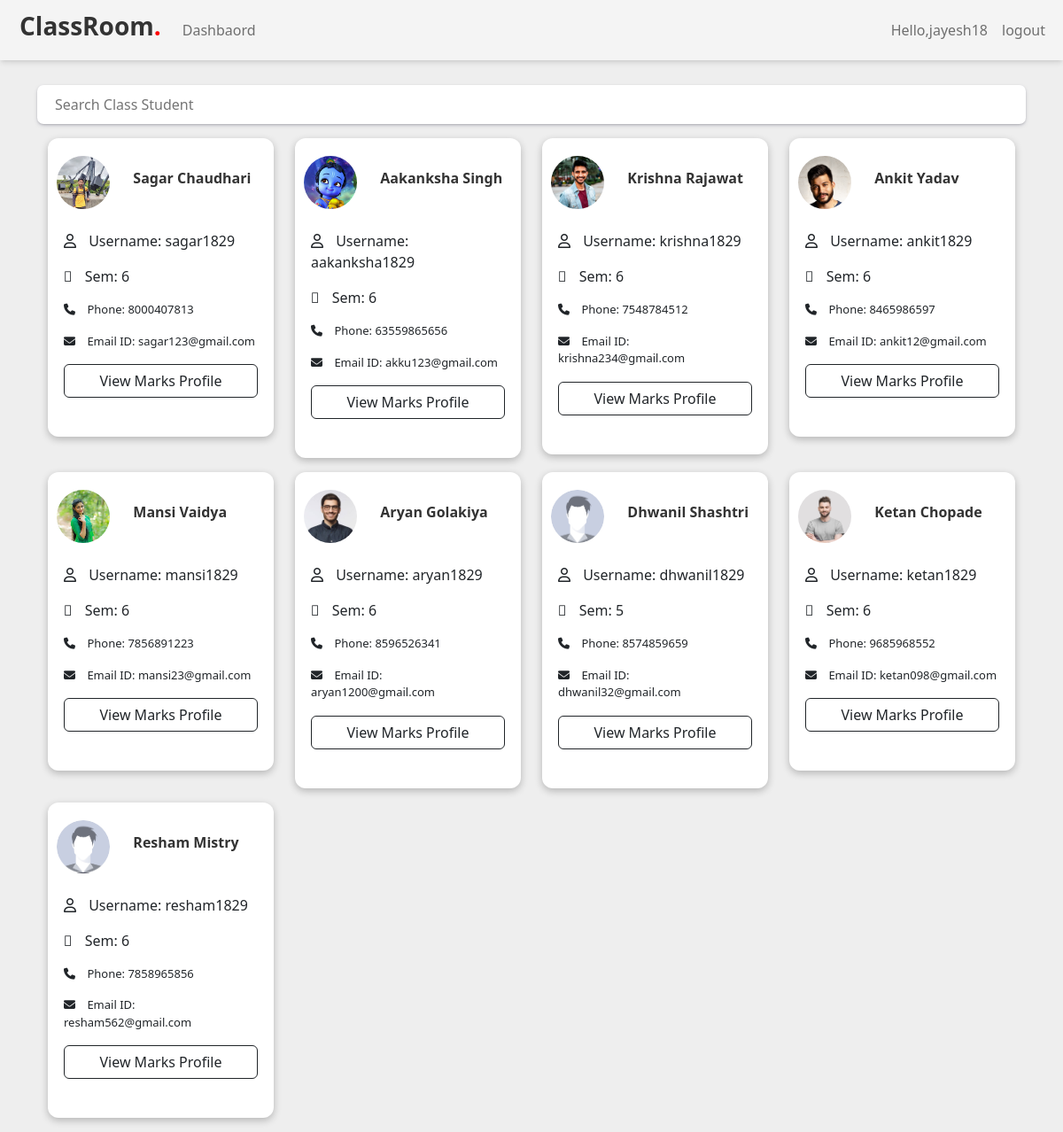
/classroom/teacher/class_students_list (signed in), run on the app's committed database.
### classroom/models.py (models this page shows, shortened)
class User(AbstractUser):
    is_student = models.BooleanField(default=False)
    is_teacher = models.BooleanField(default=False)

class Student(models.Model):
    user = models.OneToOneField(
        User, on_delete=models.CASCADE, primary_key=True, related_name='Student')
    name = models.CharField(max_length=250)
    std_course = models.ForeignKey(
        Course_master, on_delete=models.CASCADE, null=True, blank=True)
    sem = models.CharField(max_length=50, default=1, null=True, blank=True)
    email = models.EmailField(max_length=254)
    phone = models.IntegerField()
    student_profile_pic = models.ImageField(
        upload_to="classroom/student_profile_pic", blank=True)

### classroom/views.py (the view)
# urls.py: path('teacher/class_students_list',views.class_students_list,name="class_student_list"),
def class_students_list(request):
    query = request.GET.get("q", None)
    students = StudentsInClass.objects.filter(teacher=request.user.Teacher)
    students_list = [x.student for x in students]
    qs = Student.objects.all()
    if query is not None:
        qs = qs.filter(
            Q(name__icontains=query)
        )
    qs_one = []
    for x in qs:
        if x in students_list:
            qs_one.append(x)
        else:
            pass
    context = {
        "class_students_list": qs_one,
    }
    template = "classroom/class_students_list.html"
    return render(request, template, context)

### template/classroom/class_students_list.html
{% extends "classroom/base.html" %}
{% load static %}
{% block content %}
<div class="student-list">
  <div class="container mt-5 pt-5">
    {% if class_students_list.count == 0 %}
    <h1>No students in the class.</h1>
    {% else %}
    <form method='GET' action="{% url 'classroom:class_student_list' %}">
      <p><input type='search' class="search" name='q' placeholder='Search Class Student'></p>
    </form>
    <div class="container">
      <div class="row d-flex justify-content-start" style="flex-wrap:wrap;">
        {% for student in class_students_list %}
        <div class="col-lg-3 col-md-4 mb-3">
          <div class="t-profile-css">
            <div class="row  upper-profile d-flex align-items-center">
              <div class="col-4">
                <div class="t-avatar">
                  {% if student.student_profile_pic %}
                  <img src="{{ student.student_profile_pic.url }}" alt="">
                  {% else %}
                  {% if forloop.counter0|divisibleby:"2" %}
                  <img src="{% static 'images/avatar.jpg' %}" alt="">
                  {% else %}
                  <img src="{% static 'images/avatar.jpg' %}" alt="">
                  {% endif %}
                  {% endif %}
                </div>
              </div>
              <div class="col-8">
                <h4>{{ student.name }}</h4>
              </div>
            </div>
            <div class="profile-details mt-3">
              <p><i class="far fa-user"></i> Username: {{ student.user.username }}</p>
              <p><i class="fal fa-user-tag"></i> Sem: {{ student.sem }}</p>
              <p><i class="fa-solid fa-phone"></i> Phone: {{ student.phone }}</p>
              <p><i class="fa-solid fa-envelope"></i> Email ID: {{ student.email }}</p>
              <a href="{% url 'classroom:student_marks_list' pk=student.pk %}">
                <p class="btn btn-outline-dark w-100">View Marks Profile</p>
              </a>
            </div>
          </div>
        </div>
        {% endfor %}
      </div>
    </div>
    {% endif %}
  </div>
</div>
{% endblock %}

### template/classroom/base.html (shortened to what this page needs)
<!DOCTYPE html> {% load static %}
<html lang="en" dir="ltr">
<head>
    <meta name="viewport" content="width=device-width, initial-scale=1.0"> {% load static %}
    <link rel="stylesheet" href="{% static 'css/aos.scss' %}">
    <link rel="stylesheet" href="https://unpkg.com/aos@next/dist/aos.css" />
    <link rel="stylesheet" href="{% static 'css/bootstrap.min.css' %}">
    <link rel="stylesheet" href="{% static 'css/style.css' %}">
    <link rel="stylesheet" href="https://pro.fontawesome.com/releases/v5.10.0/css/all.css" />
    <link rel="stylesheet" href="https://pro.fontawesome.com/releases/v5.10.0/css/all.css" />
    <link rel="stylesheet" href="https://cdnjs.cloudflare.com/ajax/libs/font-awesome/6.1.1/css/all.min.css"
    />
    <link href="{% static 'fontawesomefree/css/solid.css' %}" rel="stylesheet" type="text/css">
</head>
<body>
    <nav class="navbar navbar-expand-lg bg-light">
        <div class="container-fluid">
            <a class="navbar-brand" href="/">
                <div class="logo">
                    <h2 style="font-weight: 700; color:#333; font-size:28px; padding-left: 10px;">ClassRoom<span style="color:red;">.</span></h2>
                </div>
            </a>
            <div class="collapse navbar-collapse" id="navbarNavDropdown">
                <ul class="navbar-nav">
                    {% if user.is_authenticated %}  {% if user.is_teacher %}
                    <li class="nav-item">
                        <a class="nav-link" href="{% url 'classroom:dashboard' %}">Dashbaord</a>
                    </li>
                    {% endif %} {% else %}
                    <li class="nav-item">
                        <a class="nav-link active" aria-current="page" href="/">Home</a>
                    </li>
                    &nbsp; {% endif %}
                </ul>
            </div>
            <div class="d-flex">
                <ul class="navbar-nav">
                    <li class="nav-item dropdown">
                        <a class="nav-link " href="#">
              {% if user.is_authenticated %}
              <span> Hello,{{user.username}}</span>
            </a>
                    </li>
                    <li class="nav-item">
                        <a class="nav-link" href="{% url 'classroom:logout' %}">logout</a>
                    </li>
                    {% endif %}
                </ul>
            </div>
        </div>
    </nav>
     {% block content %} {% endblock content %}
</body>
</html>

### static/css/style.css (style rules this page uses)
:root { --p-color: #75E6DA; --s-color: #30E3CA; --t-color: #40514E; --b-color: #E4F9F5; }
body { background: rgb(238, 238, 238); }
html { scroll-behavior: smooth; }
.bg-light { background-color: #f4f4f4 !important; box-shadow: rgba(0, 0, 0, 0.1) 0px 4px 6px -1px, rgba(0, 0, 0, 0.06) 0px 2px 4px -1px; }
.navbar { position: fixed; top: 0; right: 0; left: 0; z-index: 100; }
.navbar-brand { font-weight: 600; font-size: 20px; }
.upper-profile .col-8 h4 { font-size: 16px; color: #333; font-weight: 600; }
.t-avatar { width: 60px; height: 60px; border-radius: 50%; overflow: hidden; }
.t-avatar img { width: 100%; }
.profile-details { padding: 8px; border-radius: 12px; background: #fff; }
.profile-details p:nth-child(3) { font-size: 13px; }
.profile-details p:nth-child(4) { font-size: 13px; }
.t-profile-css { box-shadow: rgba(0, 0, 0, 0.05) 0px 6px 24px 0px, rgba(0, 0, 0, 0.08) 0px 0px 0px 1px; border-radius: 12px; padding: 20px 10px; background: #fff; box-shadow: rgba(0, 0, 0, 0.24) 0px 3px 8px; }
.search { padding: 10px 20px; width: 100%; color: #666; border-radius: 7px; border: none; box-shadow: rgba(50, 50, 93, 0.25) 0px 2px 5px -1px, rgba(0, 0, 0, 0.3) 0px 1px 3px -1px; }
.profile-details p i { margin-right: 10px; }

### data on the page
User: username "jayesh18"
Student: student_profile_pic (picture), name "Sagar Chaudhari", user.username "sagar1829", sem "6", phone "8000407813", email "sagar123@gmail.com"
Student: student_profile_pic (picture), name "Aakanksha Singh", user.username "aakanksha1829", sem "6", phone "63559865656", email "akku123@gmail.com"
Student: student_profile_pic (picture), name "Krishna Rajawat", user.username "krishna1829", sem "6", phone "7548784512", email "krishna234@gmail.com"
Student: student_profile_pic (picture), name "Ankit Yadav", user.username "ankit1829", sem "6", phone "8465986597", email "ankit12@gmail.com"
Student: student_profile_pic (picture), name "Mansi Vaidya", user.username "mansi1829", sem "6", phone "7856891223", email "mansi23@gmail.com"
Student: student_profile_pic (picture), name "Aryan Golakiya", user.username "aryan1829", sem "6", phone "8596526341", email "aryan1200@gmail.com"
Student: name "Dhwanil Shashtri", user.username "dhwanil1829", sem "5", phone "8574859659", email "dhwanil32@gmail.com"
Student: student_profile_pic (picture), name "Ketan Chopade", user.username "ketan1829", sem "6", phone "9685968552", email "ketan098@gmail.com"
Student: name "Resham Mistry", user.username "resham1829", sem "6", phone "7858965856", email "resham562@gmail.com"
